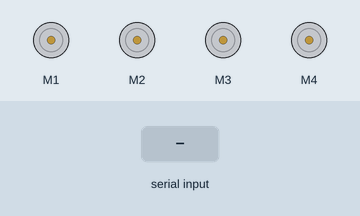
Recording of a sketch running on a simulated Arduino Uno, built with avr-gcc and run on an emulated ATmega328P. Parts: 4 × DC motor (green arrow = forward, orange = backward, longer = faster). Inputs (shaded band) come from the test bench. What the sketch prints to the serial monitor is not drawn.

Above: at 1.2 s.
1.3 s: "fwd" received over the second serial link
At 2.0 s:
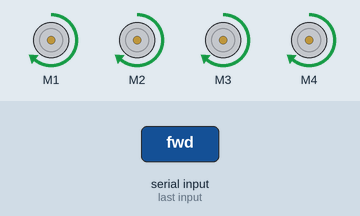
2.8 s: "bwd" received over the second serial link
At 3.3 s:
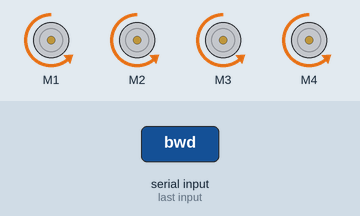
4.3 s: "lft" received over the second serial link
At 4.7 s:
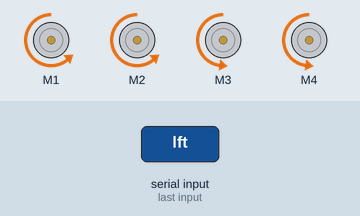
5.8 s: "vel" received over the second serial link
At 7.0 s:
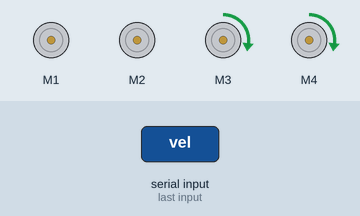
7.3 s: "rgt" received over the second serial link
At 8.5 s:
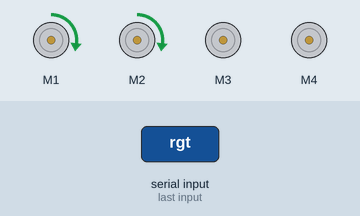
Timing chart, 0 to 9.8 s (numbered marks = the images above; inputs shaded):
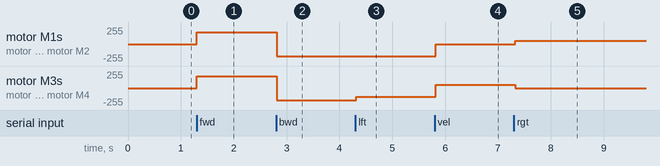

The sketch:

SketchVelocity.ino
```cpp
#include <AFMotor.h>
#include <SoftwareSerial.h>
#include <stdlib.h>


AF_DCMotor motor1(1);
AF_DCMotor motor2(2);
AF_DCMotor motor3(3);
AF_DCMotor motor4(4);
SoftwareSerial mySerial(14, 15);

int maxVelocity;
boolean driving;

enum driveDirection {
  forward=0, backward}
currentDirection;
enum driveAngle {
  straight=0,left, right}
currentAngle;

void setup(){
  mySerial.begin(9600);
  Serial.begin(9600);
  currentDirection = forward;
  maxVelocity=180;
  currentAngle = straight;
  driving = false;
}

void loop(){
  get();
  drive();
}


void drive(){
  int speedRight, speedLeft;
  if (currentDirection == forward){
    motor1.run(FORWARD);
    motor2.run(FORWARD);
    motor3.run(FORWARD);
    motor4.run(FORWARD);
    speedRight = maxVelocity;
    speedLeft = maxVelocity;
  }
  else if (currentDirection == backward){
    motor1.run(BACKWARD);
    motor2.run(BACKWARD);
    motor3.run(BACKWARD);
    motor4.run(BACKWARD);
    speedRight = maxVelocity;
    speedLeft = maxVelocity;
  }

  if (currentAngle == left){
    speedLeft -=50;
   // motor3.run(invertCurrentDirection());
   // motor4.run(invertCurrentDirection());

  }
  else if (currentAngle == right){
    speedRight -=50;
   // motor1.run(invertCurrentDirection());
   // motor2.run(invertCurrentDirection());
  }
  if (!driving) {
    speedLeft = 0;
    speedRight = 0;
  }

  if (speedRight < 0){
    motor1.run(invertCurrentDirection());
    motor2.run(invertCurrentDirection());
    speedRight = -speedRight;
  }
  if (speedLeft < 0){
    motor3.run(invertCurrentDirection());
    motor4.run(invertCurrentDirection());
    speedLeft = -speedLeft;
  }
  motor1.setSpeed(speedRight);
  motor2.setSpeed(speedRight);
  motor3.setSpeed(speedLeft);
  motor4.setSpeed(speedLeft);


}

int invertCurrentDirection(){
  if (currentDirection == forward) return BACKWARD;
  else return FORWARD;
}

void get(){
  delay(100);
  char reader[4] = {0x00,0x00,0x00,0x00};
  int counter=0;
  char temp;
  while (mySerial.available()>0){
    temp = mySerial.read();
    reader[counter] = temp;
    Serial.print(counter);

    counter++;
    if (counter == 3) break;
  }
  counter = 0;
  if (strcmp(reader,"vel")==0){
    while (mySerial.available()>0){
      reader[counter] = mySerial.read();
      counter++;
      if (counter == 3) break;
    }
    maxVelocity = atoi(reader);
  }
  if (strcmp(reader,"fwd")==0){
    currentAngle = straight;
    currentDirection = forward;
    driving = true;
  }
  if (strcmp(reader,"bwd")==0){
    currentAngle = straight;
    currentDirection = backward;
    driving = true;
  }
  if (strcmp(reader,"lft")==0){
    currentAngle = left;
    driving = true;
  }
  if (strcmp(reader,"rgt")==0){
    currentAngle = right;
    driving = true;
  }
  if (strcmp(reader,"stp")==0){
    driving = false;
  }
  while (mySerial.available()>0){
    mySerial.read();
  }


   Serial.print(reader);

}
```

Measured:
- after the input at 1.3 s, motor M1–4: stopped → forward 180/255 at once
- after the input at 2.8 s, motor M1–4: forward 180/255 → backward 180/255 at once
- after the input at 4.3 s, motor M3, motor M4: backward 180/255 → backward 130/255 at once
- after the input at 5.8 s, motor M1, motor M2: backward 180/255 → stopped at once; motor M3, motor M4: backward 130/255 → forward 50/255 at once
- after the input at 7.3 s, motor M1, motor M2: stopped → forward 50/255 at once; motor M3, motor M4: forward 50/255 → stopped at once
